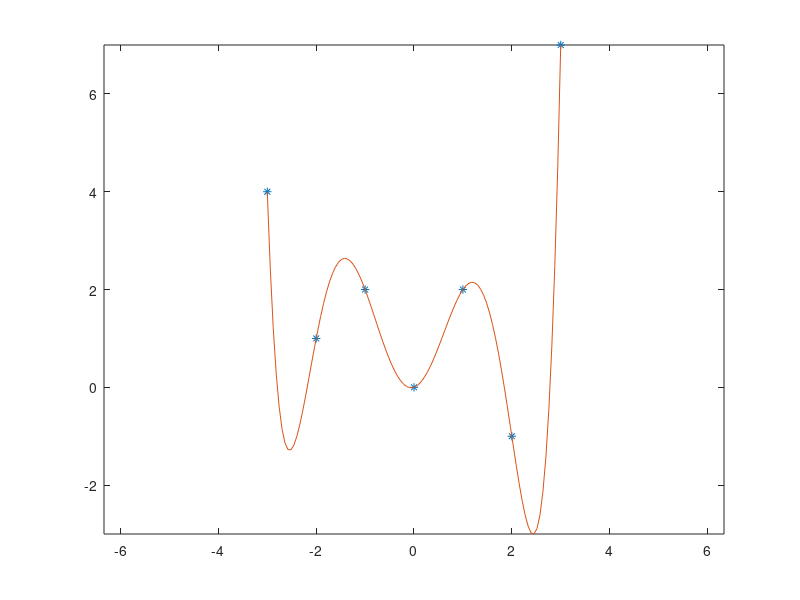

MATLAB code to generate this figure:
clear all                 % effacer toutes les variables précédantes
close all                 % fermer toutes les fenêtres précédantes
clc                       % effacer l'ecran du terminal


X = [-3, -2, -1, 0, 1, 2, 3];
Y = [4, 1, 2, 0, 2, -1, 7];

n = length(X)-1

M = zeros(n+1, n+1);
for i=1:n+1;
  for j=1:n+1;
    M(i, j) = X(i)^((n+1) - j);
  endfor
endfor

B = Y';


Coef = linsolve(M, B);
disp(Coef)

Fx = linspace(-3, 3, 100);
Fy = polyval(Coef', Fx);

plot(X, Y, '*', Fx, Fy)
axis equal
